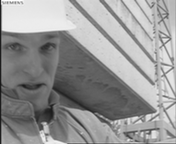
#> input picture Motion Estimation/frame178.tif, 176 x 144 px
$ python Motion_Estimation.py
#> lines starting #> are read from the running program, lines starting #| are printed output that depends on the picture; long printed decimals are rounded
import cv2 as cv
import numpy as np
from matplotlib import pyplot as plt
import copy
frame178 = cv.imread('frame178.tif', 0)
#> frame178 is the input picture: shape (144, 176); min 20, max 255, mean 149.9
frame179 = cv.imread('frame179.tif', 0)
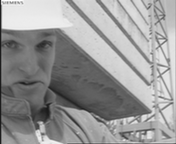
#> input picture Motion Estimation/frame179.tif, 176 x 144 px
#> frame179 is the input picture: shape (144, 176); min 24, max 255, mean 151.3

SAD_Table = {}
Optimal_Directions = {}

n_rows, n_cols = frame178.shape
#> n_rows = 144; n_cols = 176
block_size = 16
range_search = 8
y_dir=x_dir=list(range(-range_search,range_search+1,1))

def SAD(frame1,frame2):
    return np.sum(np.absolute(frame1-frame2))

def MSE(estimation,frame):
    return np.sum((estimation-frame)**2)/(n_cols*n_rows)

# [101 lines left out: functions EBMA, two_D_log_search, not called in this run]

def three_step_search(start_x,end_x,start_y, end_y,frame_prev,frame_cur,step):
    center_start_x = start_x
    center_end_x = end_x
    center_start_y = start_y
    center_end_y = end_y
    temp = frame_cur[start_x:end_x,start_y:end_y]
    cur_SAD = min_SAD = 0
    opt_dir = ((start_x,start_y),(0,0))
    i = 0
    best_point = (start_x,start_y)
    while(True):
        if i ==0:
            cur_SAD = min_SAD = SAD(frame_prev[center_start_x:center_end_x,center_start_y:center_end_y],temp)
            SAD_Table[(start_x,end_x,start_y, end_y,start_x,end_x,start_y, end_y)]=min_SAD
        #Search the optimal block in the 9 point space
        for x in [-step,0,step]:
            i = center_start_x + x
            ii = i + block_size
            if np.fabs(i-start_x) <= range_search and np.fabs(ii-end_x) <= range_search and 0<=  i < n_rows and 0<= ii < n_rows:
                for y in [-step,0,step]:
                    j = center_start_y + y
                    jj = j + +block_size
                    if np.fabs(j-start_y) <= range_search and np.fabs(jj-end_y) <= range_search and 0<=  j < n_cols and 0<= jj < n_cols:
                        key = (start_x,end_x,start_y,end_y,i,ii,j,jj)
                        if key in SAD_Table:
                            cur_SAD = SAD_Table[key]
                        else:
                            cur_SAD = SAD(frame_prev[i:ii,j:jj],temp)
                            SAD_Table[key] = cur_SAD
                        if cur_SAD < min_SAD:
                            min_SAD = cur_SAD
                            best_point = (i,j)
        #Termination condition
        if step <= 1:
             break
        step = step//2
        center_start_x,center_start_y=best_point
        center_end_x = center_start_x + block_size
        center_end_y = center_start_y + block_size

        i += 1
    return ((start_x,start_y),(best_point[0]-start_x,best_point[1]-start_y))


for i in range(block_size,n_rows+block_size,block_size):
    for j in range(block_size,n_cols+block_size,block_size):
        start_x,end_x,start_y, end_y = i-block_size,i,j-block_size,j
        #key,val = EBMA(start_x,end_x,start_y,end_y,frame178,frame179)
        #key,val = two_D_log_search(start_x,end_x,start_y,end_y,frame178,frame179,range_search//2)
        key,val = three_step_search(start_x,end_x,start_y,end_y,frame178,frame179,range_search//2)
        Optimal_Directions[key]=val
#> this loop made 9 passes

Estimated_Image = np.zeros((n_rows,n_cols))
#> Estimated_Image: shape (144, 176) float64; every value is 0
for i in range(block_size,n_rows+block_size,block_size):
    for j in range(block_size,n_cols+block_size,block_size):
        key = (i-block_size,j-block_size)
        dir_x,dir_y = Optimal_Directions[key]
        Estimated_Image[key[0]:i,key[1]:j] = copy.deepcopy(frame178[key[0]+dir_x:i+dir_x,key[1]+dir_y:j+dir_y])
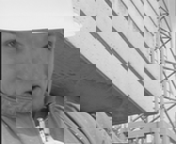
#> Estimated_Image: shape (144, 176) float64; min 24, max 242, mean 157.4

MSE_ = MSE(Estimated_Image,frame179)
numb_calc = len(SAD_Table)
print('MSE ',MSE_,'\nNumber of SAD Calculations',numb_calc)
#| MSE  1121.304
#| Number of SAD Calculations 2184
plt.title('MSE = '+str(MSE_)+'\nNumber of SAD Calculations = '+str(numb_calc))
plt.imshow(Estimated_Image)

plt.show()
